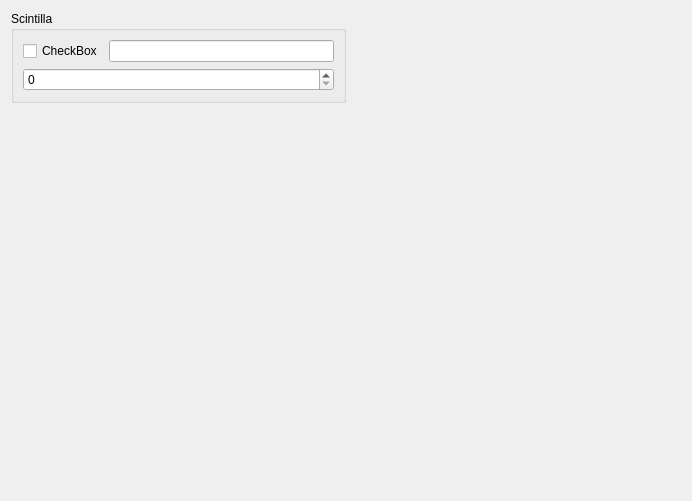
<?xml version="1.0" encoding="UTF-8"?>
<ui version="4.0">
 <class>PageScintilla</class>
 <widget class="QWidget" name="PageScintilla">
  <property name="geometry">
   <rect>
    <x>0</x>
    <y>0</y>
    <width>692</width>
    <height>501</height>
   </rect>
  </property>
  <property name="minimumSize">
   <size>
    <width>500</width>
    <height>500</height>
   </size>
  </property>
  <property name="windowTitle">
   <string>Form</string>
  </property>
  <layout class="QVBoxLayout" name="verticalLayout_2">
   <item>
    <layout class="QHBoxLayout" name="horizontalLayout_2">
     <item>
      <widget class="QGroupBox" name="groupBox">
       <property name="title">
        <string>Scintilla</string>
       </property>
       <layout class="QVBoxLayout" name="verticalLayout">
        <item>
         <layout class="QHBoxLayout" name="horizontalLayout">
          <item>
           <widget class="QCheckBox" name="checkBox">
            <property name="text">
             <string>CheckBox</string>
            </property>
           </widget>
          </item>
          <item>
           <widget class="QLineEdit" name="lineEdit"/>
          </item>
         </layout>
        </item>
        <item>
         <widget class="QSpinBox" name="spinBox"/>
        </item>
       </layout>
      </widget>
     </item>
     <item>
      <spacer name="horizontalSpacer">
       <property name="orientation">
        <enum>Qt::Horizontal</enum>
       </property>
       <property name="sizeHint" stdset="0">
        <size>
         <width>40</width>
         <height>20</height>
        </size>
       </property>
      </spacer>
     </item>
    </layout>
   </item>
   <item>
    <spacer name="verticalSpacer">
     <property name="orientation">
      <enum>Qt::Vertical</enum>
     </property>
     <property name="sizeHint" stdset="0">
      <size>
       <width>20</width>
       <height>40</height>
      </size>
     </property>
    </spacer>
   </item>
  </layout>
 </widget>
 <resources/>
 <connections/>
</ui>
